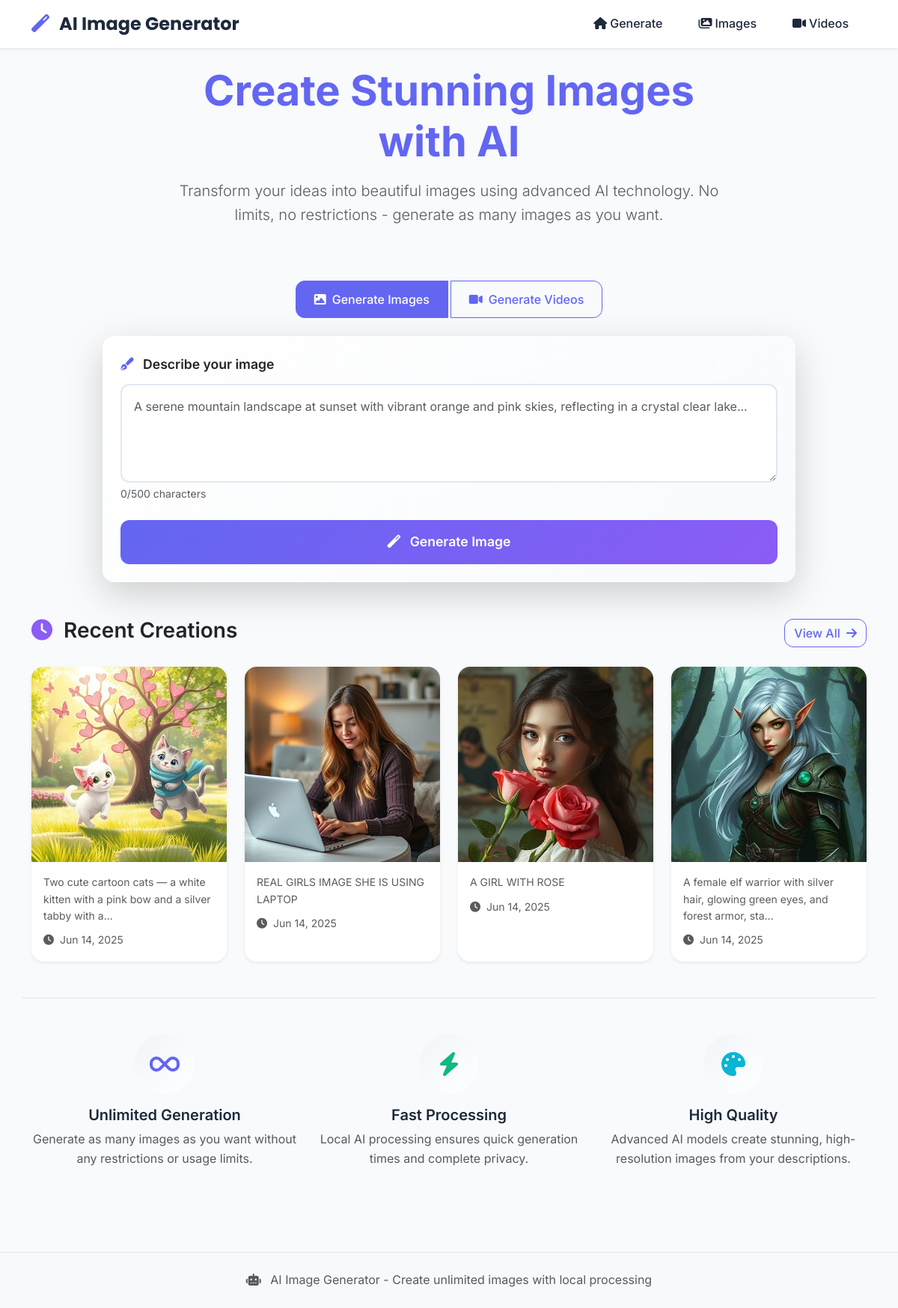
The page / on the database its author committed.
### models.py (models this page shows, shortened)
class GeneratedImage(db.Model):
    __tablename__ = 'generated_images'
    id = db.Column(db.Integer, primary_key=True)
    prompt = db.Column(db.Text, nullable=False)
    image_filename = db.Column(db.String(255), nullable=False)
    created_at = db.Column(db.DateTime, default=datetime.utcnow)
    is_favorite = db.Column(db.Boolean, default=False)
    generation_time = db.Column(db.Integer, default=0)  # in seconds

### routes.py (the view)
@app.route('/')
def index():
    recent_images = GeneratedImage.query.order_by(GeneratedImage.created_at.desc()).limit(4).all()
    recent_videos = GeneratedVideo.query.order_by(GeneratedVideo.created_at.desc()).limit(4).all()
    return render_template('index.html', recent_images=recent_images, recent_videos=recent_videos)

### templates/index.html (shortened to what this page needs)
{% extends "base.html" %}
{% block content %}
<div class="container">
    <div class="row justify-content-center mb-5">
        <div class="col-lg-8 text-center">
            <h1 class="display-4 fw-bold text-primary mb-3">
                Create Stunning Images with AI
            </h1>
            <p class="lead text-muted mb-4">
                Transform your ideas into beautiful images using advanced AI technology.
                No limits, no restrictions - generate as many images as you want.
            </p>
        </div>
    </div>
    <div class="row justify-content-center">
        <div class="col-lg-10">
            <div class="text-center mb-4">
                <div class="btn-group generation-type-selector" role="group">
                    <label class="btn btn-outline-primary" for="imageType">
                        <i class="fas fa-image me-2"></i>Generate Images
                    </label>
                    <label class="btn btn-outline-primary" for="videoType">
                        <i class="fas fa-video me-2"></i>Generate Videos
                    </label>
                </div>
            </div>
            <div class="card shadow-lg border-0 generation-card" id="imageGenerationCard">
                <div class="card-body p-4">
                    <form method="POST" action="{{ url_for('generate_image') }}" id="generateImageForm">
                        <div class="mb-4">
                            <label for="imagePrompt" class="form-label fw-semibold text-dark">
                                <i class="fas fa-pen-fancy me-2 text-primary"></i>
                                Describe your image
                            </label>
                            <textarea
                                class="form-control form-control-lg prompt-input"
                                id="imagePrompt"
                                name="prompt"
                                rows="4"
                                placeholder="A serene mountain landscape at sunset with vibrant orange and pink skies, reflecting in a crystal clear lake..."
                                maxlength="500"
                                required
                            ></textarea>
                            <div class="form-text">
                                <span id="imageCharCount">0</span>/500 characters
                            </div>
                        </div>
                        <div class="d-grid">
                            <button type="submit" class="btn btn-primary btn-lg generate-btn">
                                <i class="fas fa-magic me-2"></i>
                                <span class="btn-text">Generate Image</span>
                            </button>
                        </div>
                    </form>
                </div>
            </div>
        </div>
    </div>
    {% if recent_images %}
    <div class="row mt-5">
        <div class="col-12">
            <div class="d-flex justify-content-between align-items-center mb-4">
                <h3 class="fw-semibold text-dark">
                    <i class="fas fa-clock me-2 text-secondary"></i>
                    Recent Creations
                </h3>
                <a href="{{ url_for('gallery') }}" class="btn btn-outline-primary">
                    View All <i class="fas fa-arrow-right ms-1"></i>
                </a>
            </div>
            <div class="row g-4">
                {% for image in recent_images %}
                <div class="col-md-6 col-lg-3">
                    <div class="card image-card h-100 border-0 shadow-sm">
                        <div class="image-container">
                        </div>
                        <div class="card-body">
                            <p class="card-text text-muted small mb-2">
                                {{ image.prompt[:80] }}{% if image.prompt|length > 80 %}...{% endif %}
                            </p>
                            <small class="text-muted">
                                <i class="fas fa-clock me-1"></i>
                                {{ image.created_at.strftime('%b %d, %Y') }}
                            </small>
                        </div>
                    </div>
                </div>
                {% endfor %}
            </div>
        </div>
    </div>
    {% endif %}
    <div class="row mt-5 pt-5 border-top">
        <div class="col-md-4 text-center mb-4">
            <div class="feature-icon mb-3">
                <i class="fas fa-infinity text-primary"></i>
            </div>
            <h5 class="fw-semibold">Unlimited Generation</h5>
            <p class="text-muted">Generate as many images as you want without any restrictions or usage limits.</p>
        </div>
        <div class="col-md-4 text-center mb-4">
            <div class="feature-icon mb-3">
                <i class="fas fa-bolt text-success"></i>
            </div>
            <h5 class="fw-semibold">Fast Processing</h5>
            <p class="text-muted">Local AI processing ensures quick generation times and complete privacy.</p>
        </div>
        <div class="col-md-4 text-center mb-4">
            <div class="feature-icon mb-3">
                <i class="fas fa-palette text-accent"></i>
            </div>
            <h5 class="fw-semibold">High Quality</h5>
            <p class="text-muted">Advanced AI models create stunning, high-resolution images from your descriptions.</p>
        </div>
    </div>
</div>
{% endblock %}

### static/css/style.css (style rules this page uses)
:root { --primary-color: #6366F1; --secondary-color: #8B5CF6; --background-color: #F8FAFC; --text-color: #1E293B; --accent-color: #06B6D4; --success-color: #10B981; --warning-color: #F59E0B; --danger-color: #EF4444; --light-gray: #F1F5F9; --border-color: #E2E8F0; }
body { font-family: 'Inter', -apple-system, BlinkMacSystemFont, 'Segoe UI', sans-serif; background-color: var(--background-color); color: var(--text-color); line-height: 1.6; }
.text-primary { color: var(--primary-color) !important; }
.text-secondary { color: var(--secondary-color) !important; }
.text-accent { color: var(--accent-color) !important; }
.text-success { color: var(--success-color) !important; }
.btn-primary { background-color: var(--primary-color); border-color: var(--primary-color); font-weight: 500; padding: 0.75rem 1.5rem; border-radius: 0.75rem; transition: all 0.3s ease; }
.btn-outline-primary { color: var(--primary-color); border-color: var(--primary-color); font-weight: 500; border-radius: 0.75rem; }
.card { border-radius: 1rem; transition: all 0.3s ease; }
.generation-card { background: linear-gradient(135deg, #ffffff 0%, #f8fafc 100%); border: 1px solid var(--border-color); }
.prompt-input { border: 2px solid var(--border-color); border-radius: 0.75rem; padding: 1rem; font-size: 1rem; resize: vertical; transition: all 0.3s ease; font-family: 'Inter', sans-serif; }
.form-label { font-size: 1.1rem; margin-bottom: 0.75rem; color: var(--text-color); }
.generate-btn { font-size: 1.1rem; font-weight: 600; padding: 1rem 2rem; border-radius: 0.75rem; background: linear-gradient(135deg, var(--primary-color) 0%, var(--secondary-color) 100%); border: none; position: relative; overflow: hidden; }
.image-card { transition: all 0.3s ease; border-radius: 1rem; overflow: hidden; }
.image-container { position: relative; overflow: hidden; aspect-ratio: 1; }
.feature-icon { width: 80px; height: 80px; margin: 0 auto; display: flex; align-items: center; justify-content: center; background: linear-gradient(135deg, var(--light-gray) 0%, white 100%); border-radius: 50%; font-size: 2rem; }
.card { animation: fadeInUp 0.6s ease-out; }
.generation-type-selector .btn-check:checked + .btn { background-color: var(--primary-color); border-color: var(--primary-color); color: white; }
.generation-type-selector .btn { border-radius: 0.75rem; padding: 0.75rem 1.5rem; font-weight: 500; margin: 0 0.25rem; }
.generation-card { transition: all 0.5s ease; }

### rows shown on the page
GeneratedImage: prompt "Two cute cartoon cats — a white kitten with a pink bow and a silver tabby with a", created_at "Jun 14, 2025"
GeneratedImage: prompt "REAL GIRLS IMAGE SHE IS USING LAPTOP", created_at "Jun 14, 2025"
GeneratedImage: prompt "A GIRL WITH ROSE", created_at "Jun 14, 2025"
GeneratedImage: prompt "A female elf warrior with silver hair, glowing green eyes, and forest armor, sta", created_at "Jun 14, 2025"
